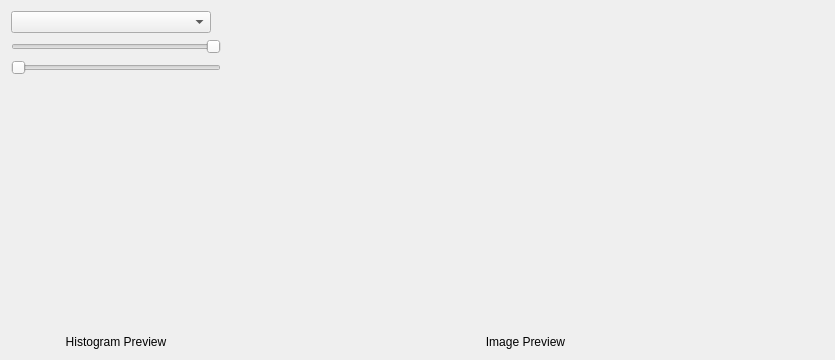
<?xml version="1.0" encoding="UTF-8"?>
<ui version="4.0">
 <class>HistEqWidget</class>
 <widget class="QWidget" name="HistEqWidget">
  <property name="geometry">
   <rect>
    <x>0</x>
    <y>0</y>
    <width>835</width>
    <height>360</height>
   </rect>
  </property>
  <property name="windowTitle">
   <string>Form</string>
  </property>
  <layout class="QHBoxLayout" name="horizontalLayout_2">
   <item>
    <layout class="QVBoxLayout" name="verticalLayout">
     <item>
      <widget class="QComboBox" name="chanSelect">
       <property name="sizePolicy">
        <sizepolicy hsizetype="Maximum" vsizetype="Fixed">
         <horstretch>0</horstretch>
         <verstretch>0</verstretch>
        </sizepolicy>
       </property>
       <property name="maximumSize">
        <size>
         <width>200</width>
         <height>16777215</height>
        </size>
       </property>
      </widget>
     </item>
     <item>
      <widget class="QSlider" name="horizontalSlider">
       <property name="sizePolicy">
        <sizepolicy hsizetype="Maximum" vsizetype="Fixed">
         <horstretch>0</horstretch>
         <verstretch>0</verstretch>
        </sizepolicy>
       </property>
       <property name="maximumSize">
        <size>
         <width>300</width>
         <height>16777215</height>
        </size>
       </property>
       <property name="minimum">
        <number>-255</number>
       </property>
       <property name="maximum">
        <number>0</number>
       </property>
       <property name="value">
        <number>-255</number>
       </property>
       <property name="tracking">
        <bool>true</bool>
       </property>
       <property name="orientation">
        <enum>Qt::Horizontal</enum>
       </property>
       <property name="invertedAppearance">
        <bool>true</bool>
       </property>
       <property name="invertedControls">
        <bool>false</bool>
       </property>
      </widget>
     </item>
     <item>
      <widget class="QSlider" name="horizontalSlider_2">
       <property name="sizePolicy">
        <sizepolicy hsizetype="Maximum" vsizetype="Fixed">
         <horstretch>0</horstretch>
         <verstretch>0</verstretch>
        </sizepolicy>
       </property>
       <property name="maximumSize">
        <size>
         <width>300</width>
         <height>16777215</height>
        </size>
       </property>
       <property name="maximum">
        <number>255</number>
       </property>
       <property name="orientation">
        <enum>Qt::Horizontal</enum>
       </property>
      </widget>
     </item>
     <item>
      <layout class="QHBoxLayout" name="horizontalLayout">
       <item>
        <spacer name="horizontalSpacer_2">
         <property name="orientation">
          <enum>Qt::Horizontal</enum>
         </property>
         <property name="sizeType">
          <enum>QSizePolicy::Fixed</enum>
         </property>
         <property name="sizeHint" stdset="0">
          <size>
           <width>5</width>
           <height>20</height>
          </size>
         </property>
        </spacer>
       </item>
       <item>
        <widget class="ImageLabel" name="histPreview">
         <property name="sizePolicy">
          <sizepolicy hsizetype="Maximum" vsizetype="Maximum">
           <horstretch>0</horstretch>
           <verstretch>0</verstretch>
          </sizepolicy>
         </property>
         <property name="minimumSize">
          <size>
           <width>200</width>
           <height>200</height>
          </size>
         </property>
         <property name="maximumSize">
          <size>
           <width>300</width>
           <height>300</height>
          </size>
         </property>
         <property name="text">
          <string>Histogram Preview</string>
         </property>
         <property name="alignment">
          <set>Qt::AlignBottom|Qt::AlignHCenter</set>
         </property>
        </widget>
       </item>
       <item>
        <spacer name="horizontalSpacer">
         <property name="orientation">
          <enum>Qt::Horizontal</enum>
         </property>
         <property name="sizeType">
          <enum>QSizePolicy::Fixed</enum>
         </property>
         <property name="sizeHint" stdset="0">
          <size>
           <width>5</width>
           <height>20</height>
          </size>
         </property>
        </spacer>
       </item>
      </layout>
     </item>
    </layout>
   </item>
   <item>
    <widget class="ImageLabel" name="imagePreview">
     <property name="sizePolicy">
      <sizepolicy hsizetype="Expanding" vsizetype="Expanding">
       <horstretch>0</horstretch>
       <verstretch>0</verstretch>
      </sizepolicy>
     </property>
     <property name="minimumSize">
      <size>
       <width>200</width>
       <height>200</height>
      </size>
     </property>
     <property name="text">
      <string>Image Preview</string>
     </property>
     <property name="alignment">
      <set>Qt::AlignBottom|Qt::AlignHCenter</set>
     </property>
    </widget>
   </item>
  </layout>
 </widget>
 <customwidgets>
  <customwidget>
   <class>ImageLabel</class>
   <extends>QLabel</extends>
   <header>qtinclude/imagelabel.h</header>
  </customwidget>
 </customwidgets>
 <resources/>
 <connections/>
</ui>
